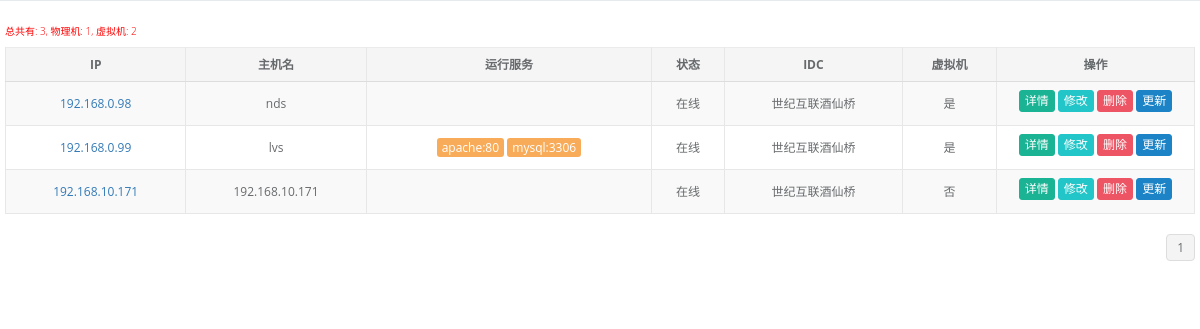
The app's page /assets/iframe_host_list/ (signed in) with its own data.
### assets/models.py (models this page shows, shortened)
class Host(models.Model):
    device_type_choices = (
        (0, "Dell R510"),
        (1, "Dell R620"),
        (2, "Dell R710"),
        (3, "Dell R720"),
        (4, "Dell R720xd"),
        )
    raid_type_choices = (
        (0, 'RADI 0'),
        (1, 'RADI 1'),
        (2, 'RADI 5'),
        (3, 'RADI 10'),
    )
    status_choices = (
        (0, "在线"),
        (1, "下线"),
        (2, "故障"),
        (3, "备用"),
        (4, "未知"),
    )
    ip = models.GenericIPAddressField(unique=True, verbose_name='IP')
    hostname = models.CharField(max_length=64, null=True, blank=True, verbose_name="主机名")
    sn = models.CharField(max_length=64, null=True, blank=True, verbose_name="sn")
    number = models.CharField(max_length=64, null=True, blank=True, verbose_name='资产编号')
    qs = models.CharField(max_length=64, null=True, blank=True, verbose_name="快速服务代码")
    asset_name = models.SmallIntegerField(choices=device_type_choices, default=3, verbose_name='设备名称')
    os_type = models.ForeignKey('System', null=True, blank=True, verbose_name="操作系统")
    manufactory = models.ForeignKey('Manufactory', null=True, blank=True, verbose_name="制造厂商")
    raid_type = models.SmallIntegerField(choices=raid_type_choices, default=3, verbose_name="RAID类型")
    management_ip = models.GenericIPAddressField(unique=True, null=True, blank=True, verbose_name='管理IP')
    idc = models.ForeignKey('IDC', null=True, blank=True, verbose_name='IDC机房')
    cabinet = models.CharField(max_length=32, null=True, blank=True, verbose_name='机柜号')
    host_cabinet_id = models.CharField(max_length=32, null=True, blank=True, verbose_name='机器位置')
    status = models.SmallIntegerField(choices=status_choices, default=0, verbose_name="设备状态")
    is_virtual = models.BooleanField(default=False, verbose_name="虚拟机")
    parent_host = models.ForeignKey('self', related_name='parent_level', null=True, blank=True, verbose_name="宿主机")
    admin = models.CharField(max_length=32, null=True, blank=True, verbose_name='资产管理员')
    buy_date = models.DateField(null=True, blank=True, verbose_name="购买时间")
    create_date = models.DateTimeField(blank=True, auto_now_add=True, verbose_name="创建时间")
    update_date = models.DateTimeField(blank=True, auto_now=True, verbose_name="最近修改时间")
    memo = models.TextField(null=True, blank=True, verbose_name='备注')
    class Meta:
        verbose_name = "主机"
        verbose_name_plural = verbose_name

class IDC(models.Model):
    name = models.CharField(max_length=64, verbose_name='IDC名称')
    staff = models.CharField(max_length=32, verbose_name='客服')
    phone = models.CharField(max_length=32, verbose_name="IDC联系电话")
    address = models.CharField(max_length=128, verbose_name="IDC地址")
    memo = models.CharField(max_length=128, null=True, blank=True, verbose_name='备注')
    class Meta:
        unique_together = ('name', 'staff')
        verbose_name = 'IDC'
        verbose_name_plural = verbose_name

class Service(models.Model):
    host = models.ManyToManyField('Host')
    name = models.CharField(max_length=64, verbose_name='服务名')
    port = models.IntegerField(verbose_name="端口")
    memo = models.TextField(blank=True, null=True, verbose_name='备注')
    class Meta:
        verbose_name = '服务'
        verbose_name_plural = verbose_name
        unique_together = ("name", "port")

### assets/views.py (the view)
@login_required
def iframe_host_list(request):
    status = models.Host.status_choices
    if request.GET.get("ip_or_hostname"):
        q = Q()
        q.connector = "OR"
        q.children.append(('ip__contains', request.GET["ip_or_hostname"]))
        q.children.append(('hostname__contains', request.GET["ip_or_hostname"]))
    else:
        q1 = Q()
        q1.connector = "AND"
        q = select_q(request, q1, ["idc", "service__id", "status"])
    hosts = models.Host.objects.filter(q)
    hosts_physical = hosts.filter(is_virtual=False).count()
    hosts_virtual = hosts.filter(is_virtual=True).count()
    hosts_count = hosts.count()
    paginator = Paginator(hosts, 10)
    page = request.GET.get('page')
    try:
        page_obj = paginator.page(page)
    except (InvalidPage, PageNotAnInteger):
        page_obj = paginator.page(1)
    except EmptyPage:
        page_obj = paginator.page(paginator.num_pages)
    return render(request, 'assets/iframe_host_list.html', locals())

### accounts/context_processors.py (called while the page is built)
def global_setting(request):
    return locals()

### assets/views.py (called while the page is built)
def select_q(request, q, field_list):
    for item in [(x, request.GET.get(x)) for x in field_list]:
        if item[1]:
            q.children.append((item[0], item[1]))
    return q

### pagination/templatetags/custom_pagination.py (called while the page is built, shortened)
@register.simple_tag
def guess_page(request, paginator_obj, loop_counter):
    abs_full_url = request.get_full_path()
    if "?page=" in abs_full_url:
        url = re.sub("page=\d+", "page=%s" % loop_counter, request.get_full_path())
    elif "?" in abs_full_url:
        url = "%s&page=%s" % (request.get_full_path(), loop_counter)
    else:
        url = "%s?page=%s" % (request.get_full_path(), loop_counter)
    if loop_counter == paginator_obj.number: #current page
        page_ele = '''<li class='active'><a href="{abs_url}">{page_num}</a></li>'''.format(abs_url=url,
                                                                                            page_num=loop_counter)
        return format_html(page_ele)

### templates/assets/iframe_host_list.html (shortened to what this page needs)
<!DOCTYPE html>
<html lang="en">
<head>
    <link href="/static/css/bootstrap.min.css" rel="stylesheet">
    <link href="/static/css/font-awesome.min.css" rel="stylesheet">
    <link href="/static/css/animate.min.css" rel="stylesheet">
    <link href="/static/css/style.min.css" rel="stylesheet">
</head>
<body class="fixed-sidebar full-height-layout" style="overflow:hidden">
<div class="ibox float-e-margins row">
    <div id="edit_result">
        <div class="ibox-content">
            <h6 style="color:red">总共有: {{ hosts_count }}, 物理机: {{ hosts_physical }}, 虚拟机: {{ hosts_virtual }}</h6>
            <form class="form-horizontal" action="" method="post">
                <div id="replace">
                    <table id="host_info" class="table table-striped table-bordered table-hover">
                        <thead>
                        <tr>
                            <th class="text-center">IP</th>
                            <th class="text-center">主机名</th>
                            <th class="text-center">运行服务</th>
                            <th class="text-center">状态</th>
                            <th class="text-center">IDC</th>
                            <th class="text-center">虚拟机</th>
                            <th class="text-center">操作</th>
                        </tr>
                        </thead>
                        <tbody>
                        {% for item in page_obj %}
                            <tr class="gradeX" value="{{ item.id }}">
                                <td class="text-center">
                                    <a href="{% url 'host_detail' item.id %}" class="select_node" target="_blank">
                                        {{ item.ip }}
                                    </a>
                                </td>
                                <td class="text-center">{{ item.hostname }}</td>
                                <td class="text-center">
                                    {% for i in item.service_set.all %}
                                        <span class="btn-xs btn-warning">{{ i.name }}:{{ i.port }}</span>
                                    {% endfor %}
                                </td>
                                <td class="text-center">
                                    {% for i in status %}
                                        {% if item.status == i.0 %}
                                            {% if item.status == 0 %}
                                                <span>{{ i.1 }}</span>
                                            {% else %}
                                                <span class="btn-xs btn-danger">{{ i.1 }}</span>
                                            {% endif %}
                                        {% endif %}
                                    {% endfor %}
                                </td>
                                <td class="text-center">{{ item.idc.name }}</td>
                                <td class="text-center">
                                    {% if  item.is_virtual %}
                                        <span>是</span>
                                    {% else %}
                                        <span>否</span>
                                    {% endif %}
                                </td>
                                <td class="text-center col-sm-2">
                                    <a href="{% url 'host_detail' item.id %}" class="btn btn-xs btn-primary" target="_blank">详情</a>
                                    <a href="{% url 'host_edit' item.id %}" class="btn btn-xs btn-info" target="_blank">修改</a>
                                    <button type="button" id="{{ item.id }}" class="btn btn-xs btn-danger node-edit"
                                            onclick="DelAssets(this);">删除
                                    </button>
                                    <button type="button" id="{{ item.id }}" class="btn btn-xs btn-success"
                                            onclick="UpdateAssets(this);">更新
                                    </button>
                                </td>
                            </tr>
                        {% endfor %}
                        </tbody>
                    </table>
                    <div class="row">
                        <div class="col-sm-6"></div>
                        {% include 'pagination/cust_pagination.html' %}
                    </div>
                </div>
            </form>
        </div>
    </div>
</div>
</body>
</html>

### records on screen
Host: {{ item.id }} 1 (drawn), ip "192.168.0.98", hostname "nds", i "在线", idc.name "世纪互联酒仙桥", is_virtual "是"
Host: {{ item.id }} 2 (drawn), ip "192.168.0.99", hostname "lvs", i "在线", idc.name "世纪互联酒仙桥", is_virtual "是"
Service: name "apache", port "80"
Service: name "mysql", port "3306"
Host: {{ item.id }} 3 (drawn), ip "192.168.10.171", hostname "192.168.10.171", i "在线", idc.name "世纪互联酒仙桥", is_virtual "否"

### other values on screen
{{ hosts_count }} "3"
{{ hosts_physical }} "1"
{{ hosts_virtual }} "2"
